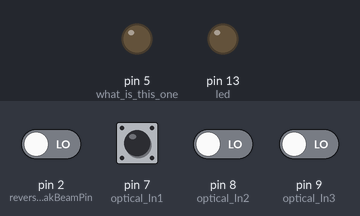
Bench run of a sketch on a simulated Arduino Uno, built with avr-gcc and run on an emulated ATmega328P. Shown: output pins drawn as LEDs (lit = HIGH). The test bench sets the inputs (shaded band); at power-on: pin 7 (optical_In1) HIGH, pin 2 (reverseBreakBeamPin), pin 8 (optical_In2), pin 9 (optical_In3) LOW. Pins used as bus, display or sensor lines are not drawn; what the sketch prints to the serial monitor is not drawn.

Above: at 1.2 s.
1.3 s: pin 2 (reverseBreakBeamPin) driven HIGH
Timing chart, 0 to 4.3 s (numbered marks = the images above; inputs shaded):
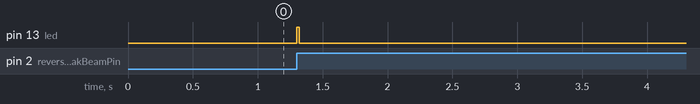

Measured:
- after the input at 1.3 s, pin 13 (led): LOW → HIGH at once, → LOW 0.02 s later

The sketch:

GitHubOriginalCode.ino
```cpp
//#include "DigiKeyboard.h"

/*** ASSIGNING PIN NUMBERS FOR ARDUINO I/O ***/
const int led = 13; //LED output for testing

// is this still used? -GL
const int opticalPin = A4; // analog

const int strobePin = 4; //digital output to strobe
// is the 'reverse' part important? might be confusing -GL
const int reverseBreakBeamPin = 2; //digital input from breakbeam IR receiver

//digital inputs from IR receivers
const int optical_In1 = 7;
const int optical_In2 = 8;
const int optical_In3 = 9;
/*** ASSIGNING PIN NUMBERS FOR ARDUINO I/O ***/

/*** ASSIGNING THRESHOLDS TO BE USED IN CODE ***/
unsigned long STROBEFLASHTIME = 20;  //sets strobe 'on' time
const int CANDIDATETHRESHOLD = 50;  //sets minimum duration of candidate pulse
/*** ASSIGNING THRESHOLDS TO BE USED IN CODE***/

/*** ASSIGNING STATE VARIABLES ***/
bool breakbeam = false; //whether breakbeam has triggered
bool looking = false;   //whether user is looking at ball
bool lookingtemp = false;

//states of individual 'looking' detectors
bool optical_In1_state = false;
bool optical_In2_state = false;
bool optical_In3_state = false;

//is this distinct from 'breakbeam'? -GL
bool reverse_breakbeam_state = false;
/*** ASSIGNING STATE VARIABLES ***/

/*** ASSIGNING ADDITIONAL VARIABLES ***/
//these are accessed during interrupts
//they track timing of events using millis()
volatile unsigned long last_breakbeam_change = NULL;
volatile unsigned long now = NULL;

//these track timing of events using millis()
unsigned long candidate_change = NULL;      //time index of candidate 'looking' event
unsigned long last_looking_change = NULL;   //time index of the last time 'looking' has changed
unsigned long next = NULL;                  //time index of next scheduled strobe flash
unsigned long last_breakbeam_flash = NULL;  //time index of last time the breakbeam triggered a strobe flash
unsigned long last_flash = NULL;            //time index of last time any strobe flash was triggered

//this is an estimate of the spinning ball's period
unsigned long global_period = NULL;

//N is the number of strobe states desired when not looking
int N = 5;
int bonus_flash_counter = 0;
/*** ASSIGNING ADDITIONAL VARIABLES ***/

//this is called once, to configure the arduino before it runs the main program
void setup() {
  /*** ASSIGNING PINMODES ***/
  pinMode(optical_In1, INPUT);
  pinMode(optical_In2, INPUT);
  pinMode(optical_In3, INPUT);
  pinMode(reverseBreakBeamPin, INPUT);
  pinMode(strobePin, OUTPUT);
  pinMode(led, OUTPUT);
  pinMode(5, OUTPUT);       //what is this one??? -GL
  /*** ASSIGNING PINMODES ***/

  // Attaching interrupt to breakbeam pin so that 'breakBeamCheck' is triggered each time stick passes across beam.
  // Note that stick is off center, so that only one side of stick breaks beam
  // (thus, the breakbeam should trigger only once per revolution)
  attachInterrupt(digitalPinToInterrupt(reverseBreakBeamPin), breakBeamCheck, RISING); // was 'CHANGE'

  // Assigning initial values to output pins
  digitalWrite(strobePin, LOW);
  digitalWrite(led, LOW);

  //Serial is used for debugging. Not needed for final  code
  Serial.begin(9600);
  while(! Serial);
  Serial.println("Here we go!");
}

//this is the main loop, which is called endlessly
void loop() {

  //assign 'now' to current time, for consistency across all functions
  now = millis();

  //function to check if the user is looking at the ball or not
  lookingCheck();

  //function to schedule strobe flashes
  flashScheduler();

  //function to trigger strobe flashes
  flash();

}

/*******/
//The breakBeamCheck() function is triggered via an interrupt
//It checks whether the signal picked up by the breakbeam is legitimate, and sets the 'breakbeam' state variable if so.
//IMPORTANT NOTE: THE VALUES IN BREAK BEAM CHECK MUST BE CALIBRATED BASED ON THE MOTOR ROTATION RATE. (currently set to values 0 > x > 5)
//This is to distinguish signal from the strobe noise (since strobe also triggers breakbream)
/******/

/*
void breakBeamCheck(){
     // breakbeam signal should have well-defined duration (see above)
     // check that the time since the last breakbeam change fits within expected window
     if((now - last_breakbeam_change) > 0 && (now - last_breakbeam_change) < 5){
      breakbeam = true;
      //Serial.println((now - last_breakbeam_change));
   }
   last_breakbeam_change = now;

}
*/
void breakBeamCheck(){
  breakbeam = true;
}

/*******/
//The lookingCheck() function is called by the main loop
//It reads the state of the 3 optical detectors and determines whether they indicate that the user is looking at the ball
//Note that lookingCheck() uses the CANDIDATETHRESHOLD value to filter out spurious signals
/******/
void lookingCheck(){
  //temporarily use only one optical input, for debugging
  //lookingtemp = !optical_In1_state;

  //read the optical inputs
  optical_In1_state = digitalRead(optical_In1);
  optical_In2_state = digitalRead(optical_In2);
  optical_In3_state = digitalRead(optical_In3);

  //perform logical OR of optical inputs, so that any one will trigger a change
  //note that the IR receiver outputs go low when a signal is present, so we invert each sensor's state to maintain the idea that 'true' = 'signal present'
  //also note that we only populate a temporary variable until the state change is verified as legitimate
  if(!optical_In1_state || !optical_In2_state || !optical_In3_state){
    lookingtemp = true;
  }
  else{
    lookingtemp = false;
  }

  //if the looking state has changed
  if(lookingtemp != looking){
    //and if there isn't a candidate change we're waiting to evaluate
    if(!candidate_change){
          //record a new candidate change
          candidate_change = now;
    }
    //if there is a candidate change already, and it it longer than the threshold
    if(((now - candidate_change) > CANDIDATETHRESHOLD)){
        //they're really looking!
        //record the new time, and update looking state
        last_looking_change = now;
        looking = lookingtemp;
        Serial.print("Looking:");
        Serial.println(looking);
    }
  }
  //either nothing new has happened, or there was a very fast change between sensor reads
  //in either case, there probably wasn't a legitimate signal, so reset the candidate change (start looking for a new one)
  else if(lookingtemp == looking){
    candidate_change = NULL;
  }
}


/*******/
//The flashScheduler() function is called by the main loop
//It decides when the next strobe flash should happen, based on the breakbeam and 'looking' states
/******/
void flashScheduler(){
  //if the breakbeam is triggered, the next flash to schedule is /always/ 'now', whether or not the person is looking
  if(breakbeam){
          //if the breakbeam has flashed at least once before, then calculate the ball's period
          if(last_breakbeam_flash){
                    global_period = now - last_breakbeam_flash;
          }
          //schedule a flash, update the last breakbeam flash time, and reset breakbeam state
          next = now;
          last_breakbeam_flash = now;
          breakbeam = false;
          bonus_flash_counter = 0;
  }
  //if breakbeam wasn't triggered, schedule 'superposition state' flashes, only if user isn't looking
  //also make sure there isn't a breakbeam flash about to happen, and that the ball's period has been determined
  else if((!looking) && global_period && (!next) && (bonus_flash_counter < (N-1))){
     next = last_flash + global_period / N;     //add flash corresponding to next of N superposition states
     //Serial.println(bonus_flash_counter);
     //Serial.println(now);
     //Serial.println(next);
     bonus_flash_counter = bonus_flash_counter + 1;
  }

}

/*******/
//The flash() function is called by the main loop
//It controls the 'on' time when the strobe is flashed, so that the lighting effect is consistent
//Note that it references STROBEFLASHTIME, which sets the minimum flash 'on' time
/******/
void flash(){
  //if a flash has been scheduled
  if(next){
        //and it's time for the strobe to be on
        if(now >= next){
          //Serial.println("here");
          //turn the strobe on and update the last flash time
           digitalWrite(strobePin, HIGH);
           digitalWrite(led, HIGH);
           last_flash = next;
        }
       //or it's time for the strobe to be off (minimum 'on' time has elapsed)
        if(now >= (STROBEFLASHTIME + next)){
          //Serial.println("There");
          //turn the strobe off, and clear 'next', which indicates no new flashes are scheduled
           digitalWrite(strobePin, LOW);
           digitalWrite(led, LOW);
           next = NULL;
        }
  }
}
```
